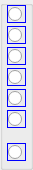
   <widget class="QGroupBox" name="gb_plot_1">
    <property name="geometry">
     <rect>
      <x>350</x>
      <y>75</y>
      <width>33</width>
      <height>170</height>
     </rect>
    </property>
    <property name="styleSheet">
     <string notr="true"/>
    </property>
    <property name="title">
     <string/>
    </property>
    <property name="checkable">
     <bool>false</bool>
    </property>
    <widget class="QRadioButton" name="rb_eta_1">
     <property name="geometry">
      <rect>
       <x>7</x>
       <y>26</y>
       <width>19</width>
       <height>18</height>
      </rect>
     </property>
     <property name="font">
      <font>
       <pointsize>6</pointsize>
      </font>
     </property>
     <property name="styleSheet">
      <string notr="true">border: 1px solid rgb(0, 0, 255);
</string>
     </property>
     <property name="text">
      <string/>
     </property>
     <property name="iconSize">
      <size>
       <width>10</width>
       <height>10</height>
      </size>
     </property>
     <property name="autoExclusive">
      <bool>false</bool>
     </property>
    </widget>
    <widget class="QRadioButton" name="rb_beta_1">
     <property name="geometry">
      <rect>
       <x>7</x>
       <y>89</y>
       <width>19</width>
       <height>18</height>
      </rect>
     </property>
     <property name="font">
      <font>
       <pointsize>6</pointsize>
      </font>
     </property>
     <property name="styleSheet">
      <string notr="true">border: 1px solid rgb(0, 0, 255);</string>
     </property>
     <property name="text">
      <string/>
     </property>
     <property name="iconSize">
      <size>
       <width>10</width>
       <height>10</height>
      </size>
     </property>
     <property name="autoExclusive">
      <bool>false</bool>
     </property>
    </widget>
    <widget class="QRadioButton" name="rb_w0_1">
     <property name="geometry">
      <rect>
       <x>7</x>
       <y>5</y>
       <width>19</width>
       <height>18</height>
      </rect>
     </property>
     <property name="font">
      <font>
       <pointsize>6</pointsize>
      </font>
     </property>
     <property name="autoFillBackground">
      <bool>false</bool>
     </property>
     <property name="styleSheet">
      <string notr="true">border: 1px solid rgb(0, 0, 255);</string>
     </property>
     <property name="text">
      <string/>
     </property>
     <property name="iconSize">
      <size>
       <width>10</width>
       <height>10</height>
      </size>
     </property>
     <property name="checked">
      <bool>false</bool>
     </property>
     <property name="autoExclusive">
      <bool>false</bool>
     </property>
    </widget>
    <widget class="QRadioButton" name="rb_delta_1">
     <property name="geometry">
      <rect>
       <x>7</x>
       <y>47</y>
       <width>19</width>
       <height>18</height>
      </rect>
     </property>
     <property name="font">
      <font>
       <pointsize>6</pointsize>
      </font>
     </property>
     <property name="styleSheet">
      <string notr="true">border: 1px solid rgb(0, 0, 255);</string>
     </property>
     <property name="text">
      <string/>
     </property>
     <property name="iconSize">
      <size>
       <width>10</width>
       <height>10</height>
      </size>
     </property>
     <property name="autoExclusive">
      <bool>false</bool>
     </property>
    </widget>
    <widget class="QRadioButton" name="rb_perc_1">
     <property name="geometry">
      <rect>
       <x>7</x>
       <y>110</y>
       <width>19</width>
       <height>18</height>
      </rect>
     </property>
     <property name="font">
      <font>
       <pointsize>6</pointsize>
      </font>
     </property>
     <property name="styleSheet">
      <string notr="true">border: 1px solid rgb(0, 0, 255);</string>
     </property>
     <property name="text">
      <string/>
     </property>
     <property name="iconSize">
      <size>
       <width>10</width>
       <height>10</height>
      </size>
     </property>
     <property name="autoExclusive">
      <bool>false</bool>
     </property>
    </widget>
    <widget class="QRadioButton" name="rb_wb_1">
     <property name="geometry">
      <rect>
       <x>7</x>
       <y>68</y>
       <width>19</width>
       <height>18</height>
      </rect>
     </property>
     <property name="font">
      <font>
       <pointsize>6</pointsize>
      </font>
     </property>
     <property name="styleSheet">
      <string notr="true">border: 1px solid rgb(0, 0, 255);</string>
     </property>
     <property name="text">
      <string/>
     </property>
     <property name="iconSize">
      <size>
       <width>10</width>
       <height>10</height>
      </size>
     </property>
     <property name="autoExclusive">
      <bool>false</bool>
     </property>
    </widget>
    <widget class="QRadioButton" name="rb_lambda_1">
     <property name="geometry">
      <rect>
       <x>7</x>
       <y>143</y>
       <width>19</width>
       <height>18</height>
      </rect>
     </property>
     <property name="font">
      <font>
       <pointsize>6</pointsize>
      </font>
     </property>
     <property name="styleSheet">
      <string notr="true">border: 1px solid rgb(0, 0, 255);</string>
     </property>
     <property name="text">
      <string/>
     </property>
     <property name="iconSize">
      <size>
       <width>10</width>
       <height>10</height>
      </size>
     </property>
     <property name="autoExclusive">
      <bool>false</bool>
     </property>
    </widget>
   </widget>
